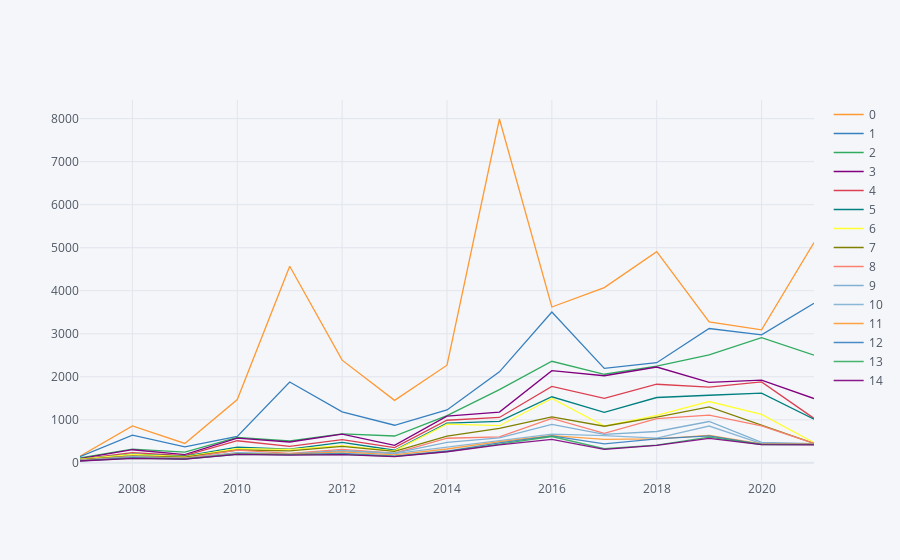

Notebook source saved alongside this figure:
### Code cell
# Freq of top 15 employer table for Applications
top15empnum.transpose().iplot()

### Figure 1 — Plotly figure (JSON) as saved in the notebook; plotly's stock layout.template omitted (floating-point values rounded to 4 significant figures)
{"data": [{"line": {"color": "rgba(255, 153, 51, 1.0)", "dash": "solid", "shape": "linear", "width": 1.3}, "mode": "lines", "name": "0", "text": "", "type": "scatter", "x": [2007, 2008, 2009, 2010, 2011, 2012, 2013, 2014, 2015, 2016, 2017, 2018, 2019, 2020, 2021], "y": [156, 859, 451, 1472, 4570, 2387, 1453, 2270, 7992, 3622, 4072, 4908, 3278, 3093, 5122]}, {"line": {"color": "rgba(55, 128, 191, 1.0)", "dash": "solid", "shape": "linear", "width": 1.3}, "mode": "lines", "name": "1", "text": "", "type": "scatter", "x": [2007, 2008, 2009, 2010, 2011, 2012, 2013, 2014, 2015, 2016, 2017, 2018, 2019, 2020, 2021], "y": [145, 642, 373, 614, 1879, 1187, 874, 1229, 2116, 3504, 2195, 2328, 3122, 2974, 3710]}, {"line": {"color": "rgba(50, 171, 96, 1.0)", "dash": "solid", "shape": "linear", "width": 1.3}, "mode": "lines", "name": "2", "text": "", "type": "scatter", "x": [2007, 2008, 2009, 2010, 2011, 2012, 2013, 2014, 2015, 2016, 2017, 2018, 2019, 2020, 2021], "y": [116, 318, 249, 591, 508, 673, 624, 1099, 1702, 2361, 2059, 2250, 2512, 2908, 2501]}, {"line": {"color": "rgba(128, 0, 128, 1.0)", "dash": "solid", "shape": "linear", "width": 1.3}, "mode": "lines", "name": "3", "text": "", "type": "scatter", "x": [2007, 2008, 2009, 2010, 2011, 2012, 2013, 2014, 2015, 2016, 2017, 2018, 2019, 2020, 2021], "y": [100, 305, 190, 573, 485, 667, 406, 1086, 1179, 2142, 2025, 2227, 1870, 1923, 1495]}, {"line": {"color": "rgba(219, 64, 82, 1.0)", "dash": "solid", "shape": "linear", "width": 1.3}, "mode": "lines", "name": "4", "text": "", "type": "scatter", "x": [2007, 2008, 2009, 2010, 2011, 2012, 2013, 2014, 2015, 2016, 2017, 2018, 2019, 2020, 2021], "y": [86, 237, 169, 514, 382, 540, 354, 990, 1055, 1778, 1501, 1827, 1758, 1881, 1034]}, {"line": {"color": "rgba(0, 128, 128, 1.0)", "dash": "solid", "shape": "linear", "width": 1.3}, "mode": "lines", "name": "5", "text": "", "type": "scatter", "x": [2007, 2008, 2009, 2010, 2011, 2012, 2013, 2014, 2015, 2016, 2017, 2018, 2019, 2020, 2021], "y": [85, 203, 154, 365, 317, 476, 293, 921, 965, 1536, 1173, 1519, 1571, 1622, 1016]}, {"line": {"color": "rgba(255, 255, 51, 1.0)", "dash": "solid", "shape": "linear", "width": 1.3}, "mode": "lines", "name": "6", "text": "", "type": "scatter", "x": [2007, 2008, 2009, 2010, 2011, 2012, 2013, 2014, 2015, 2016, 2017, 2018, 2019, 2020, 2021], "y": [84, 199, 144, 328, 313, 401, 277, 901, 863, 1498, 856, 1105, 1426, 1125, 467]}, {"line": {"color": "rgba(128, 128, 0, 1.0)", "dash": "solid", "shape": "linear", "width": 1.3}, "mode": "lines", "name": "7", "text": "", "type": "scatter", "x": [2007, 2008, 2009, 2010, 2011, 2012, 2013, 2014, 2015, 2016, 2017, 2018, 2019, 2020, 2021], "y": [74, 159, 131, 299, 280, 383, 267, 621, 800, 1067, 851, 1063, 1300, 874, 453]}, {"line": {"color": "rgba(251, 128, 114, 1.0)", "dash": "solid", "shape": "linear", "width": 1.3}, "mode": "lines", "name": "8", "text": "", "type": "scatter", "x": [2007, 2008, 2009, 2010, 2011, 2012, 2013, 2014, 2015, 2016, 2017, 2018, 2019, 2020, 2021], "y": [61, 149, 107, 298, 221, 313, 227, 572, 602, 1031, 685, 1029, 1111, 862, 450]}, {"line": {"color": "rgba(128, 177, 211, 1.0)", "dash": "solid", "shape": "linear", "width": 1.3}, "mode": "lines", "name": "9", "text": "", "type": "scatter", "x": [2007, 2008, 2009, 2010, 2011, 2012, 2013, 2014, 2015, 2016, 2017, 2018, 2019, 2020, 2021], "y": [58, 146, 106, 238, 210, 283, 226, 477, 579, 896, 664, 729, 961, 478, 448]}, {"line": {"color": "rgba(128, 177, 211, 0.8999999999999999)", "dash": "solid", "shape": "linear", "width": 1.3}, "mode": "lines", "name": "10", "text": "", "type": "scatter", "x": [2007, 2008, 2009, 2010, 2011, 2012, 2013, 2014, 2015, 2016, 2017, 2018, 2019, 2020, 2021], "y": [55, 122, 98, 223, 202, 280, 216, 359, 517, 669, 632, 576, 856, 448, 445]}, {"line": {"color": "rgba(255, 153, 51, 0.8999999999999999)", "dash": "solid", "shape": "linear", "width": 1.3}, "mode": "lines", "name": "11", "text": "", "type": "scatter", "x": [2007, 2008, 2009, 2010, 2011, 2012, 2013, 2014, 2015, 2016, 2017, 2018, 2019, 2020, 2021], "y": [54, 121, 96, 212, 202, 255, 187, 322, 494, 632, 544, 559, 640, 439, 440]}, {"line": {"color": "rgba(55, 128, 191, 0.8999999999999999)", "dash": "solid", "shape": "linear", "width": 1.3}, "mode": "lines", "name": "12", "text": "", "type": "scatter", "x": [2007, 2008, 2009, 2010, 2011, 2012, 2013, 2014, 2015, 2016, 2017, 2018, 2019, 2020, 2021], "y": [47, 120, 91, 202, 191, 221, 157, 275, 466, 628, 443, 558, 625, 429, 429]}, {"line": {"color": "rgba(50, 171, 96, 0.8999999999999999)", "dash": "solid", "shape": "linear", "width": 1.3}, "mode": "lines", "name": "13", "text": "", "type": "scatter", "x": [2007, 2008, 2009, 2010, 2011, 2012, 2013, 2014, 2015, 2016, 2017, 2018, 2019, 2020, 2021], "y": [46, 106, 89, 200, 190, 197, 152, 262, 433, 612, 328, 412, 596, 427, 425]}, {"line": {"color": "rgba(128, 0, 128, 0.8999999999999999)", "dash": "solid", "shape": "linear", "width": 1.3}, "mode": "lines", "name": "14", "text": "", "type": "scatter", "x": [2007, 2008, 2009, 2010, 2011, 2012, 2013, 2014, 2015, 2016, 2017, 2018, 2019, 2020, 2021], "y": [43, 103, 88, 196, 181, 193, 145, 258, 418, 546, 311, 405, 569, 423, 419]}], "layout": {"legend": {"bgcolor": "#F5F6F9", "font": {"color": "#4D5663"}}, "paper_bgcolor": "#F5F6F9", "plot_bgcolor": "#F5F6F9", "title": {"font": {"color": "#4D5663"}}, "xaxis": {"gridcolor": "#E1E5ED", "showgrid": true, "tickfont": {"color": "#4D5663"}, "title": {"font": {"color": "#4D5663"}, "text": ""}, "zerolinecolor": "#E1E5ED"}, "yaxis": {"gridcolor": "#E1E5ED", "showgrid": true, "tickfont": {"color": "#4D5663"}, "title": {"font": {"color": "#4D5663"}, "text": ""}, "zerolinecolor": "#E1E5ED"}}}
